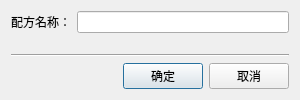
<?xml version="1.0" encoding="UTF-8"?>
<ui version="4.0">
 <class>DialogDateCodeEdit</class>
 <widget class="QDialog" name="DialogDateCodeEdit">
  <property name="geometry">
   <rect>
    <x>0</x>
    <y>0</y>
    <width>300</width>
    <height>100</height>
   </rect>
  </property>
  <property name="windowTitle">
   <string>Dialog</string>
  </property>
  <layout class="QVBoxLayout" name="verticalLayout">
   <item>
    <layout class="QHBoxLayout" name="horizontalLayout_1">
     <item>
      <widget class="QLabel" name="label">
       <property name="text">
        <string>配方名称：</string>
       </property>
      </widget>
     </item>
     <item>
      <widget class="QLineEdit" name="editFormula"/>
     </item>
    </layout>
   </item>
   <item>
    <spacer name="verticalSpacer">
     <property name="orientation">
      <enum>Qt::Vertical</enum>
     </property>
     <property name="sizeHint" stdset="0">
      <size>
       <width>20</width>
       <height>40</height>
      </size>
     </property>
    </spacer>
   </item>
   <item>
    <widget class="Line" name="line">
     <property name="orientation">
      <enum>Qt::Horizontal</enum>
     </property>
    </widget>
   </item>
   <item>
    <layout class="QHBoxLayout" name="horizontalLayout_2">
     <item>
      <spacer name="horizontalSpacer">
       <property name="orientation">
        <enum>Qt::Horizontal</enum>
       </property>
       <property name="sizeHint" stdset="0">
        <size>
         <width>40</width>
         <height>20</height>
        </size>
       </property>
      </spacer>
     </item>
     <item>
      <widget class="QPushButton" name="buttonAccept">
       <property name="text">
        <string>确定</string>
       </property>
       <property name="icon">
        <iconset resource="../PCS.qrc">
         <normaloff>:/images/pngs/common_accept.png</normaloff>:/images/pngs/common_accept.png</iconset>
       </property>
      </widget>
     </item>
     <item>
      <widget class="QPushButton" name="buttonReject">
       <property name="text">
        <string>取消</string>
       </property>
       <property name="icon">
        <iconset resource="../PCS.qrc">
         <normaloff>:/images/pngs/common_delete.png</normaloff>:/images/pngs/common_delete.png</iconset>
       </property>
      </widget>
     </item>
    </layout>
   </item>
  </layout>
 </widget>
 <resources>
  <include location="../PCS.qrc"/>
 </resources>
 <connections/>
</ui>
